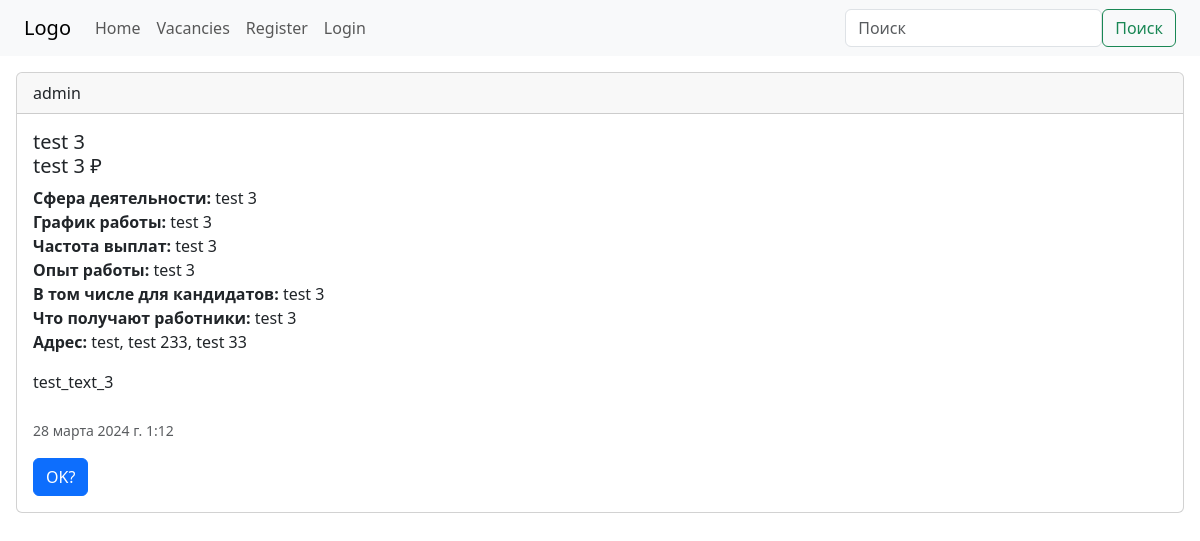
Before: /vacancies/3/ with the older database file.
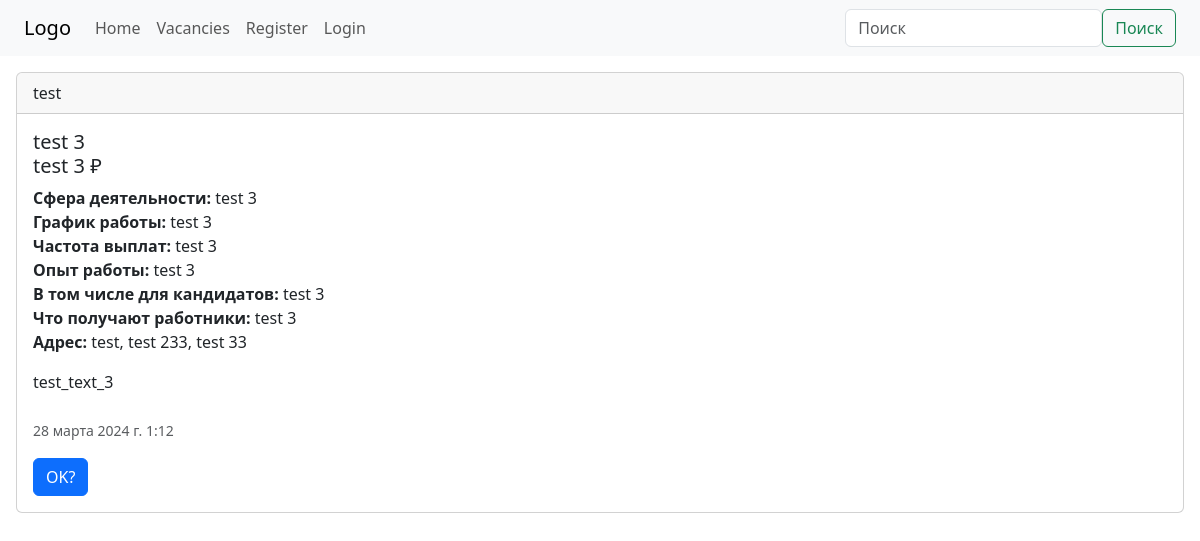
After: the same page with the newer database file.
### vacancies/models.py (models this page shows, shortened)
class Vacancies(models.Model):
    image = models.ImageField('Изображение', upload_to='images/')
    title = models.CharField('Название', max_length=64)
    salary = models.CharField('З/п', max_length=64)
    employer_id = models.ForeignKey(User, on_delete=models.CASCADE, verbose_name='Пользователь')
    field_activity = models.CharField('Сфера деятельности', max_length=64)
    schedule = models.CharField('График работы', max_length=64)
    payments = models.CharField('Частота выплат', max_length=64)
    experience = models.CharField('Опыт работы', max_length=64)
    including_for = models.CharField('В том числе для кандидатов', max_length=256)
    inventory = models.CharField('Что получают работники', max_length=256)
    address = models.CharField('Адрес', max_length=256)
    description = models.TextField('Описание')
    date = models.DateTimeField('Дата публикации', default='2024-03-28 01:12')
    class Meta:
        verbose_name = 'Вакансия'
        verbose_name_plural = 'Вакансии'

### vacancies/views.py (the view)
# urls.py: path('<int:pk>/', VacanciesDetailView.as_view(), name='vac_detail'),
class VacanciesDetailView(DetailView):
    model = Vacancies
    template_name = 'vacancies/vac_detail.html'
    context_object_name = 'vac_detail'

### vacancies/templates/vacancies/vac_detail.html (shortened to what this page needs)
{% extends 'root.html' %}
    {% block content %}
    <div class="p-3">
        <div class="card">
            <div class="card-header">
                {{ vac_detail.employer_id }}
            </div>
            <div class="card-body">
                <h5 class="card-title">
                    {{ vac_detail.title }} <br>
                    {{ vac_detail.salary}} &#8381;
                </h5>
                <p class="card-text">
                    <b>Сфера деятельности: </b>{{ vac_detail.field_activity }} <br>
                    <b>График работы: </b>{{ vac_detail.schedule }} <br>
                    <b>Частота выплат: </b>{{ vac_detail.payments }} <br>
                    <b>Опыт работы: </b>{{ vac_detail.experience }} <br>
                    <b>В том числе для кандидатов: </b>{{ vac_detail.including_for }} <br>
                    <b>Что получают работники: </b>{{ vac_detail.inventory }} <br>
                    <b>Адрес: </b>{{ vac_detail.address }} <br>
                </p>
                <p class="card-text">
                    {{ vac_detail.description }}
                </p>
                <p class="card-text mt-4"><small class="text-body-secondary">{{ vac_detail.date }}</small></p>
                <a href="{% url 'appli:appli' %}" class="btn btn-primary">OK?</a>
            </div>
        </div>
    </div>
    {% endblock %}

Changed rows visible on the page:
changed Vacancies "test 3": employer_id "admin" → "test"
